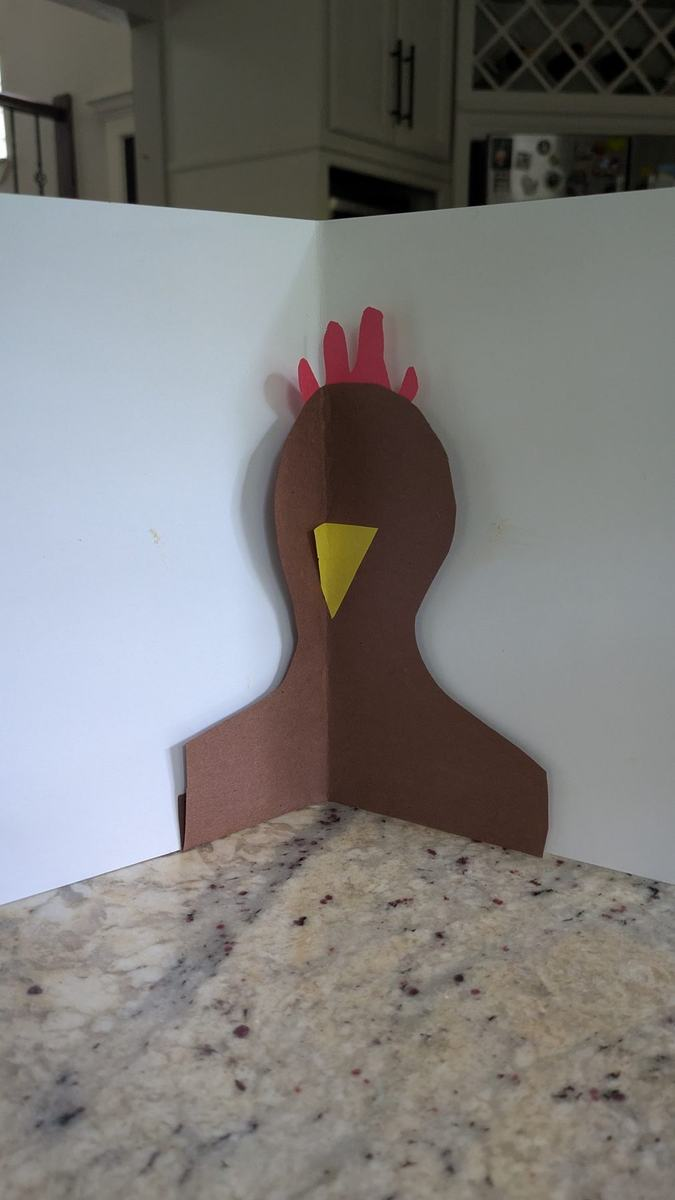
#> input picture assets/artwork/1000001533.jpg, 675 x 1200 px, found by its file name; its folder holds only this picture in this run
$ python process_new_artwork.py
#> lines starting #> are read from the running program, lines starting #| are printed output that depends on the picture
#> in process_file, image is the input picture: PIL image 675x1200 RGB; mean R, G, B 125.7, 124, 122.5
from __future__ import annotations

from pathlib import Path
from shutil import copy2

from PIL import Image, ImageOps


ROOT = Path(__file__).resolve().parents[1]
ARTWORK_DIR = ROOT / "assets" / "artwork"
BACKUP_DIR = ARTWORK_DIR / "_originals_pxl"
EDGE_TRIM = 0.03
MAX_SMART_TRIM = 0.22

# Positive values rotate counter-clockwise. The list is intentionally manual:
# these were the pieces where the content, labels, or school forms were clearly sideways.
MANUAL_ROTATIONS = {
    "PXL_20260508_183226931.jpg": -90,
    "PXL_20260508_183309679.jpg": 90,
    "PXL_20260508_183331569.jpg": 90,
    "PXL_20260508_183355358.jpg": 90,
    "PXL_20260508_183726845.jpg": 90,
    "PXL_20260508_183741985.jpg": 90,
    "PXL_20260508_183803253.jpg": 90,
    "PXL_20260508_183813500.jpg": 90,
    "PXL_20260508_183836784.jpg": 90,
    "PXL_20260508_183846050.jpg": 90,
    "PXL_20260508_190013896.jpg": 90,
    "PXL_20260508_190126665.jpg": 90,
    "PXL_20260508_190137718.jpg": 90,
    "PXL_20260508_190147832.jpg": 90,
    "PXL_20260508_190157155.jpg": 90,
    "PXL_20260508_190206592.jpg": 90,
    "PXL_20260508_190249325.jpg": 180,
    "PXL_20260508_190303716.jpg": 90,
    "PXL_20260508_190320087.jpg": 90,
    "PXL_20260508_190331081.jpg": 90,
    "PXL_20260508_190734646.jpg": 90,
    "PXL_20260508_190931552.jpg": 90,
    "PXL_20260508_191621159.jpg": 90,
    "PXL_20260508_191627650.jpg": 90,
    "PXL_20260508_191645420.jpg": 90,
    "PXL_20260508_191722680.jpg": 90,
    "PXL_20260508_191728121.jpg": 180,
    "PXL_20260508_191734041.jpg": 180,
    "PXL_20260508_191740281.jpg": 90,
    "PXL_20260508_191746900.jpg": 90,
    "PXL_20260508_191753086.jpg": 90,
    "PXL_20260508_191759895.jpg": 90,
    "PXL_20260508_192055351.jpg": 90,
    "PXL_20260508_192323946.jpg": 90,
    "PXL_20260508_194047947.jpg": 90,
    "PXL_20260508_194054305.jpg": 90,
    "PXL_20260508_194149995.jpg": 90,
    "PXL_20260508_194208596.jpg": 90,
    "PXL_20260508_194221054.jpg": 90,
    "PXL_20260508_194235056.jpg": 90,
    "PXL_20260508_194237833.jpg": 90,
    "PXL_20260508_194243577.jpg": 90,
    "PXL_20260508_194247593.jpg": 90,
    "PXL_20260508_194254406.jpg": 90,
    "PXL_20260508_194317919.jpg": 90,
    "PXL_20260508_194328271.jpg": 90,
    "PXL_20260508_194337009.jpg": 90,
    "PXL_20260508_194351292.jpg": 90,
    "PXL_20260508_194428374.jpg": 90,
    "PXL_20260508_194437790.jpg": 90,
    "PXL_20260508_194459959.jpg": 90,
    "PXL_20260508_194507789.jpg": 90,
    "PXL_20260508_194519477.jpg": 90,
    "PXL_20260508_194529605.jpg": 90,
    "PXL_20260508_194610603.jpg": 90,
    "1000001839.jpg": 90,
    "1000001840.jpg": 90,
    "1000001841.jpg": 90,
    "1000001842.jpg": 90,
    "1000001847.jpg": 90,
    "1000001865.jpg": -90,
    "1000001866.jpg": 90,
    "1000001867.jpg": 90,
    "1000001869.jpg": 90,
    "1000001870.jpg": 180,
    "1000001871.jpg": 90,
    "1000001872.jpg": 90,
    "1000001874.jpg": 90,
    "1000001875.jpg": 90,
}


def crop_image(image: Image.Image) -> Image.Image:
    trim_x = int(image.width * EDGE_TRIM)
    trim_y = int(image.height * EDGE_TRIM)
    if trim_x < 8 or trim_y < 8:
        return image
    return image.crop((trim_x, trim_y, image.width - trim_x, image.height - trim_y))


def smart_crop(image: Image.Image) -> Image.Image:
    """Crop obvious countertop margins while refusing aggressive cuts."""
    small = image.copy()
    small.thumbnail((720, 720))
    rgb = small.convert("RGB")
    width, height = rgb.size
#> width = 405; height = 720
    pixels = rgb.load()

    edge_samples = []
    step = max(1, min(width, height) // 80)
#> step = 5
    edge = max(3, min(width, height) // 35)
#> edge = 11
    for x in range(0, width, step):
        for y in range(edge):
            edge_samples.append(pixels[x, y])
            edge_samples.append(pixels[x, height - 1 - y])
#> after the loop, edge_samples = 1782 items, first 6: (107, 103, 92), (135, 130, 124), (107, 103, 92), (136, 131, 125), (107, 103, 92), (138, 133, 127)
    for y in range(0, height, step):
        for x in range(edge):
            edge_samples.append(pixels[x, y])
            edge_samples.append(pixels[width - 1 - x, y])
#> after the loop, edge_samples = 4950 items, first 6: (107, 103, 92), (135, 130, 124), (107, 103, 92), (136, 131, 125), (107, 103, 92), (138, 133, 127)

    if not edge_samples:
        return crop_image(image)

    channels = list(zip(*edge_samples))
#> channels = 3 items
    background = tuple(sorted(channel)[len(channel) // 2] for channel in channels)
#> background = (128, 127, 120)
    threshold = 42
    min_x, min_y = width, height
#> min_x = 405; min_y = 720
    max_x, max_y = 0, 0

    for y in range(0, height, 2):
        for x in range(0, width, 2):
            r, g, b = pixels[x, y]
            distance = abs(r - background[0]) + abs(g - background[1]) + abs(b - background[2])
            if distance > threshold:
                min_x = min(min_x, x)
                min_y = min(min_y, y)
                max_x = max(max_x, x)
                max_y = max(max_y, y)

    if min_x >= max_x or min_y >= max_y:
        return crop_image(image)

    scale_x = image.width / width
#> scale_x = 1.67
    scale_y = image.height / height
#> scale_y = 1.67
    margin_x = int(image.width * 0.025)
#> margin_x = 16
    margin_y = int(image.height * 0.025)
#> margin_y = 30
    box = (
        max(0, int(min_x * scale_x) - margin_x),
        max(0, int(min_y * scale_y) - margin_y),
        min(image.width, int(max_x * scale_x) + margin_x),
        min(image.height, int(max_y * scale_y) + margin_y),
    )
#> box = (0, 0, 675, 1200)
    left_trim = box[0] / image.width
#> left_trim = 0
    top_trim = box[1] / image.height
    right_trim = (image.width - box[2]) / image.width
    bottom_trim = (image.height - box[3]) / image.height
    trims = (left_trim, top_trim, right_trim, bottom_trim)

    if max(trims) > MAX_SMART_TRIM:
        return crop_image(image)
    if box[2] - box[0] < image.width * 0.58 or box[3] - box[1] < image.height * 0.58:
        return crop_image(image)
    if all(trim < EDGE_TRIM for trim in trims):
        return crop_image(image)
#> in crop_image, `return image.crop((trim_x, trim_y, image.width - trim_x, image.height ..`:
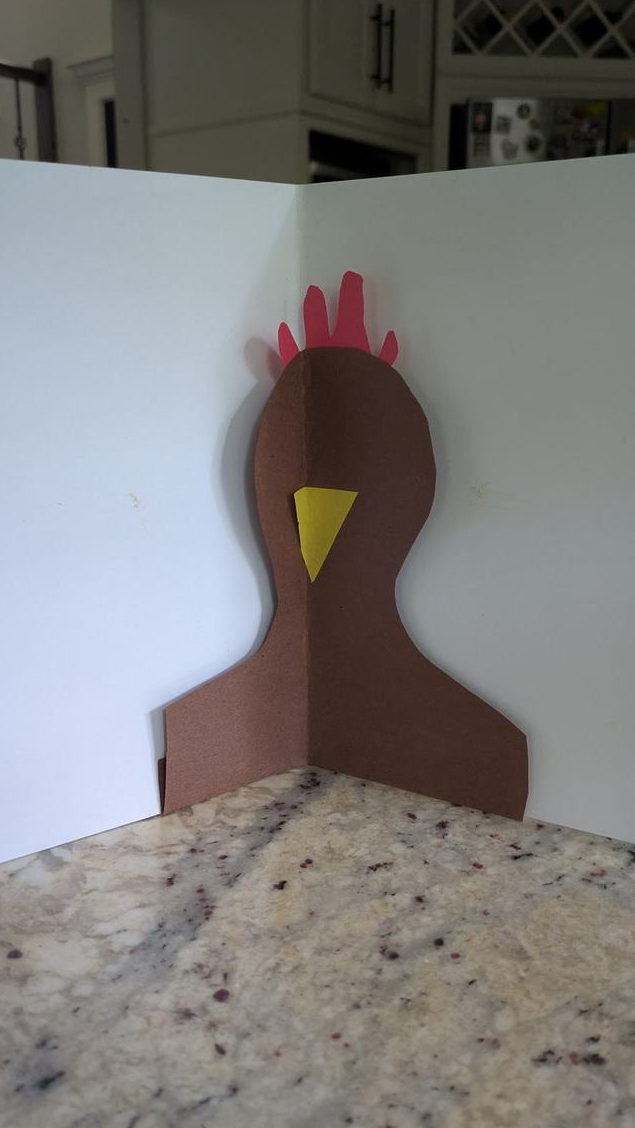
#> returned value: PIL image 635x1128 RGB; mean R, G, B 127, 125.1, 123.7
    return image.crop(box)


def process_file(path: Path) -> None:
    BACKUP_DIR.mkdir(exist_ok=True)
    backup = BACKUP_DIR / path.name
    if not backup.exists():
        copy2(path, backup)

    path.chmod(0o666)

    source_path = backup if backup.exists() else path
    with Image.open(source_path) as image:
        cleaned = ImageOps.exif_transpose(image).convert("RGB")
        rotation = MANUAL_ROTATIONS.get(path.name)
        if rotation:
            cleaned = cleaned.rotate(rotation, expand=True)
        cleaned = smart_crop(cleaned)
        temp_path = path.with_suffix(".tmp.jpg")
        cleaned.save(temp_path, quality=92, optimize=True)
#> (the run stopped early here; a loop or call above may not have finished)

$ run again, on assets/artwork/1000001543.jpg
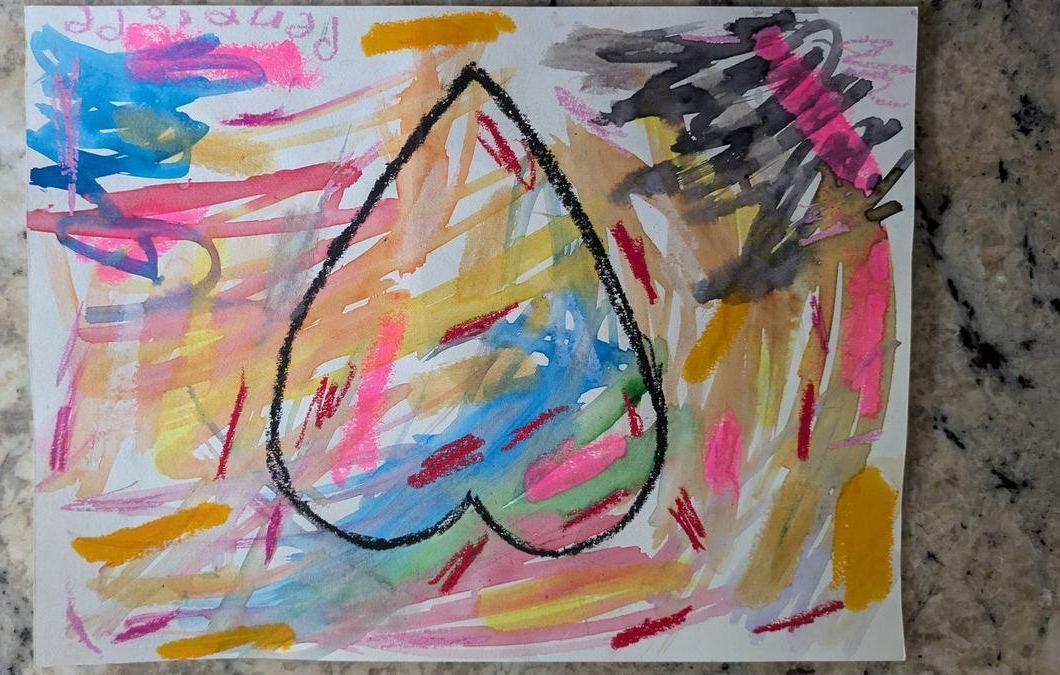
#> input picture assets/artwork/1000001543.jpg, 1060 x 675 px, found by its file name
#> in process_file, image is the input picture: PIL image 1060x675 RGB; mean R, G, B 141.3, 128, 124.8
#> after the loop in smart_crop, `for x in range(0, width, step):`: edge_samples = 3744 items, first 6: (150, 151, 153), (121, 125, 134), (152, 153, 155), (119, 122, 131), (144, 145, 147), (118, 118, 128)
#> after the loop in smart_crop, `for y in range(0, height, step):`: edge_samples = 6136 items, first 6: (150, 151, 153), (121, 125, 134), (152, 153, 155), (119, 122, 131), (144, 145, 147), (118, 118, 128)
#> channels = 3 items
#> background = (128, 126, 119)
#> in crop_image, `return image.crop((trim_x, trim_y, image.width - trim_x, image.height ..`:
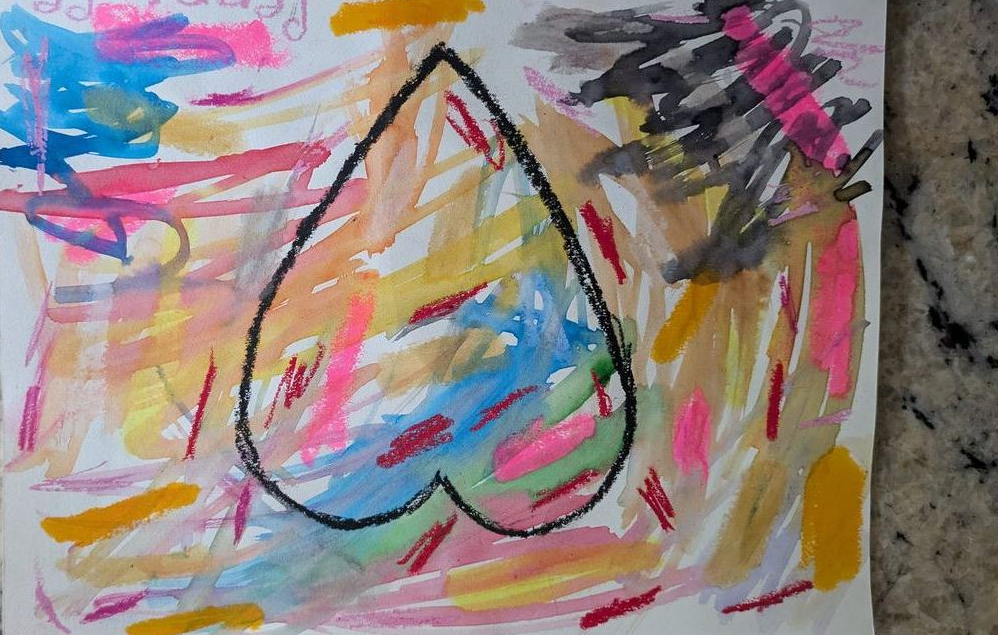
#> returned value: PIL image 998x635 RGB; mean R, G, B 143.2, 128.3, 125.1

$ run again, on assets/artwork/1000001547.jpg
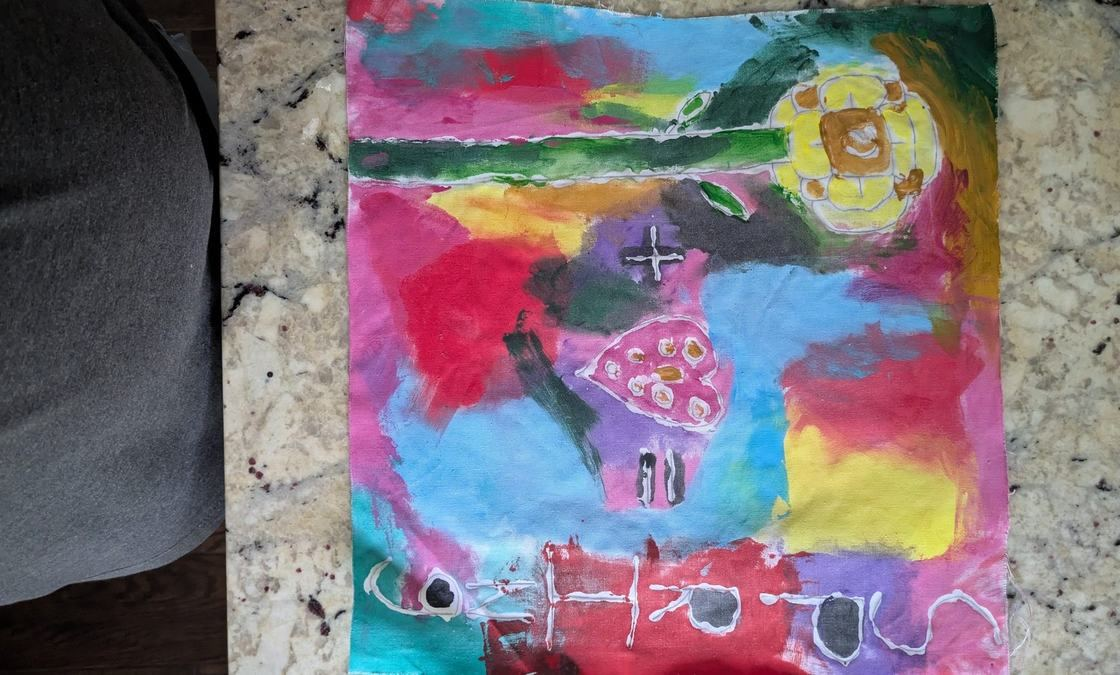
#> input picture assets/artwork/1000001547.jpg, 1120 x 675 px, found by its file name
#> in process_file, image is the input picture: PIL image 1120x675 RGB; mean R, G, B 125.5, 114, 122.4
#> after the loop in smart_crop, `for x in range(0, width, step):`: edge_samples = 3456 items, first 6: (17, 17, 15), (15, 9, 9), (18, 18, 16), (16, 10, 10), (18, 18, 16), (15, 9, 9)
#> after the loop in smart_crop, `for y in range(0, height, step):`: edge_samples = 5544 items, first 6: (17, 17, 15), (15, 9, 9), (18, 18, 16), (16, 10, 10), (18, 18, 16), (15, 9, 9)
#> channels = 3 items
#> background = (106, 100, 101)
#> in crop_image, `return image.crop((trim_x, trim_y, image.width - trim_x, image.height ..`:
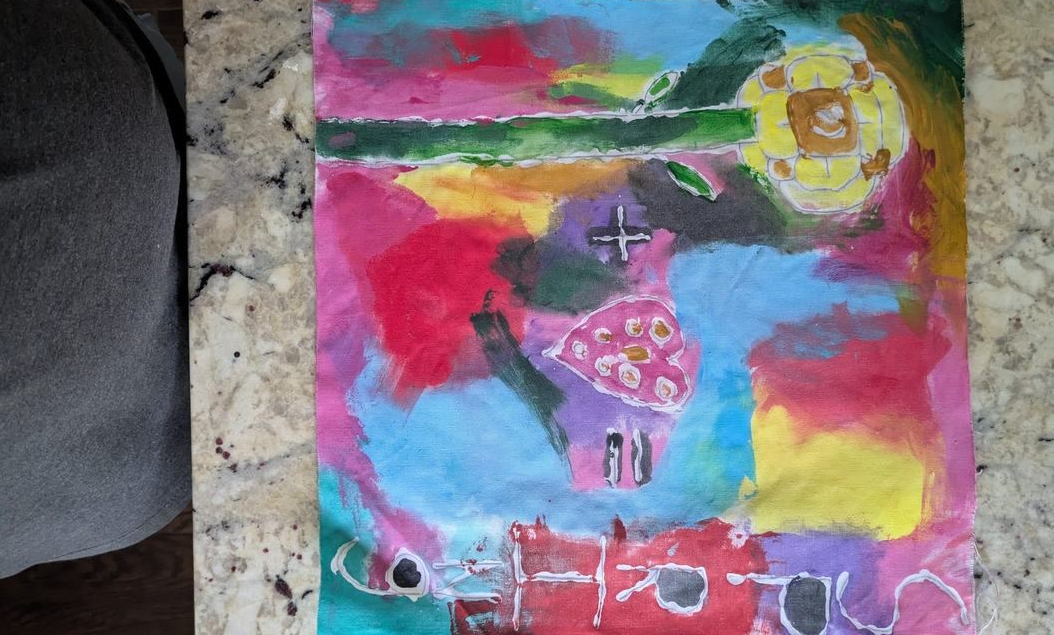
#> returned value: PIL image 1054x635 RGB; mean R, G, B 128.8, 116.2, 125.4

$ run again, on assets/artwork/1000001549.jpg
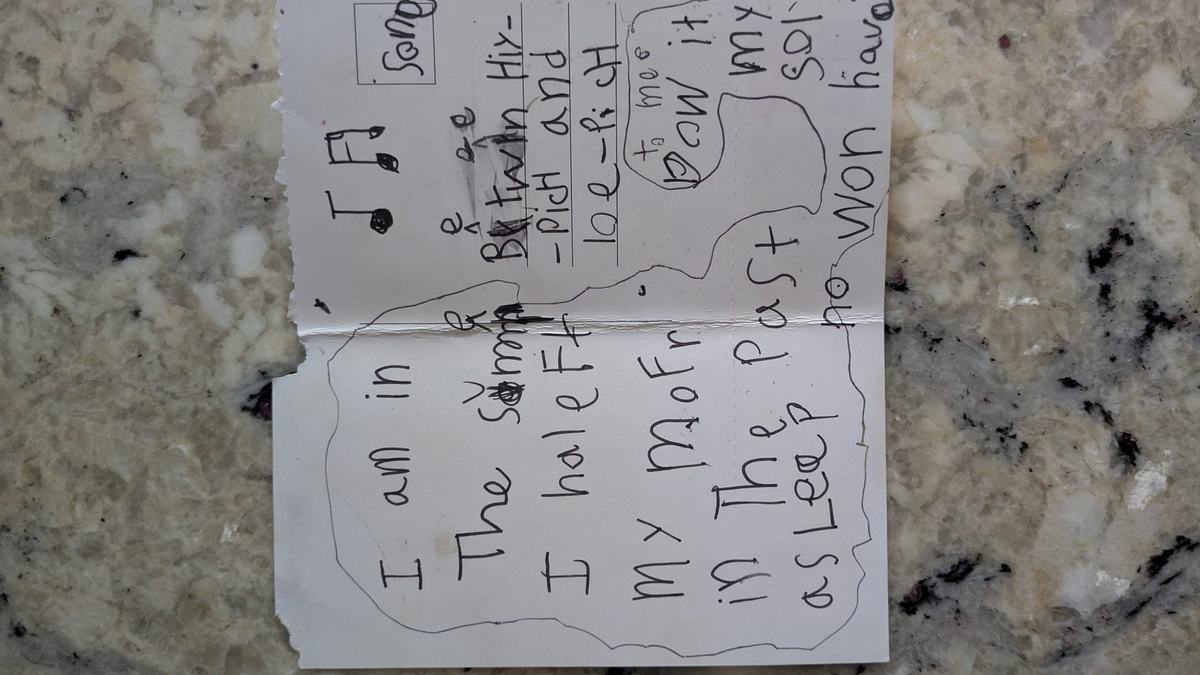
#> input picture assets/artwork/1000001549.jpg, 1200 x 675 px, found by its file name
#> in process_file, image is the input picture: PIL image 1200x675 RGB; mean R, G, B 134.2, 132.8, 132
#> after the loop in smart_crop, `for x in range(0, width, step):`: edge_samples = 3168 items, first 6: (116, 113, 106), (88, 88, 80), (120, 117, 110), (92, 92, 84), (119, 116, 109), (94, 94, 84)
#> after the loop in smart_crop, `for y in range(0, height, step):`: edge_samples = 4950 items, first 6: (116, 113, 106), (88, 88, 80), (120, 117, 110), (92, 92, 84), (119, 116, 109), (94, 94, 84)
#> channels = 3 items
#> background = (119, 116, 109)
#> in crop_image, `return image.crop((trim_x, trim_y, image.width - trim_x, image.height ..`:
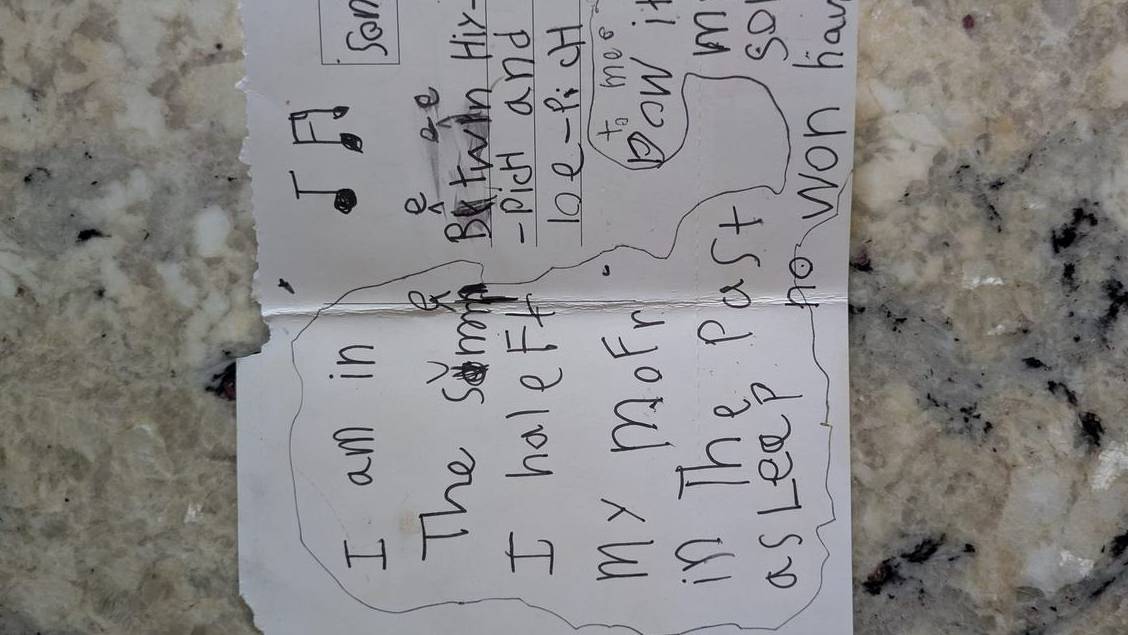
#> returned value: PIL image 1128x635 RGB; mean R, G, B 136.4, 135.1, 134.7

$ run again, on assets/artwork/1000001535.jpg
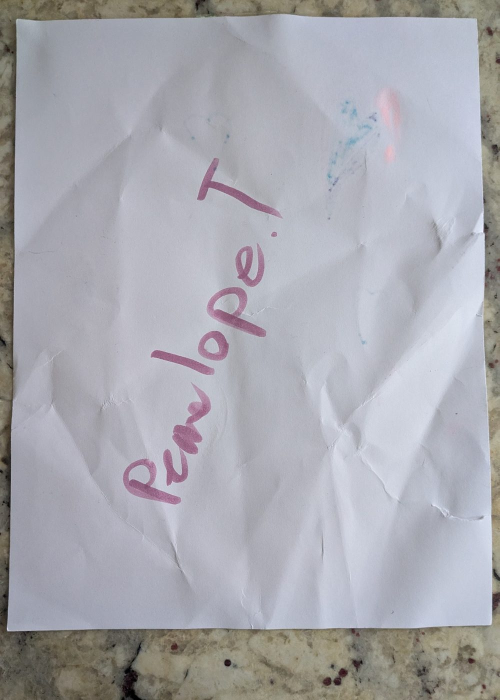
#> input picture assets/artwork/1000001535.jpg, 999 x 1400 px, found by its file name (shown at 1/2 size)
#> in process_file, image is the input picture: PIL image 999x1400 RGB; mean R, G, B 168.6, 168.6, 175.2
#> in smart_crop, `small.thumbnail((720, 720))`:
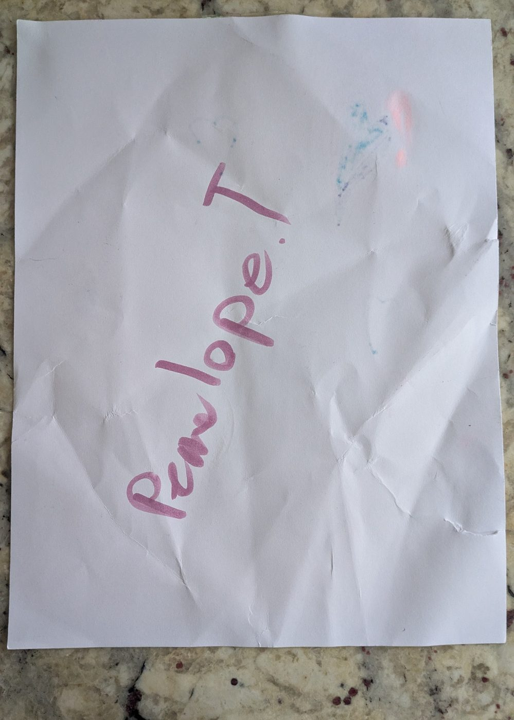
#> small: PIL image 514x720 RGB; mean R, G, B 168.6, 168.6, 175.2
#> after the loop in smart_crop, `for x in range(0, width, step):`: edge_samples = 2408 items, first 6: (107, 100, 73), (103, 97, 85), (106, 99, 72), (106, 100, 88), (109, 102, 76), (101, 95, 83)
#> after the loop in smart_crop, `for y in range(0, height, step):`: edge_samples = 5768 items, first 6: (107, 100, 73), (103, 97, 85), (106, 99, 72), (106, 100, 88), (109, 102, 76), (101, 95, 83)
#> channels = 3 items
#> background = (127, 122, 106)
#> in crop_image, `return image.crop((trim_x, trim_y, image.width - trim_x, image.height ..`:
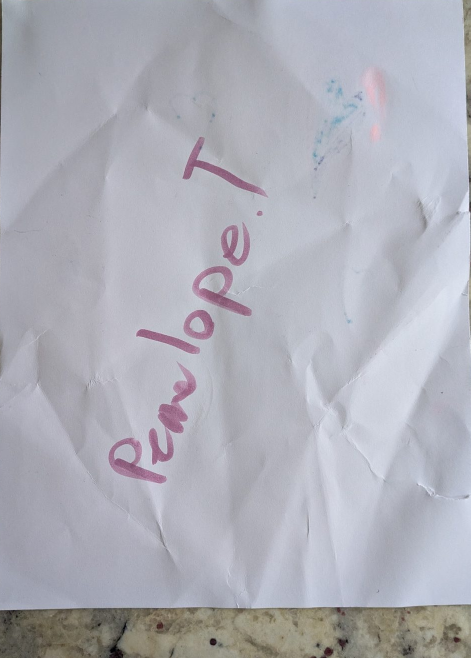
#> returned value: PIL image 941x1316 RGB (shown at 1/2 size); mean R, G, B 174.2, 174.7, 183.7
